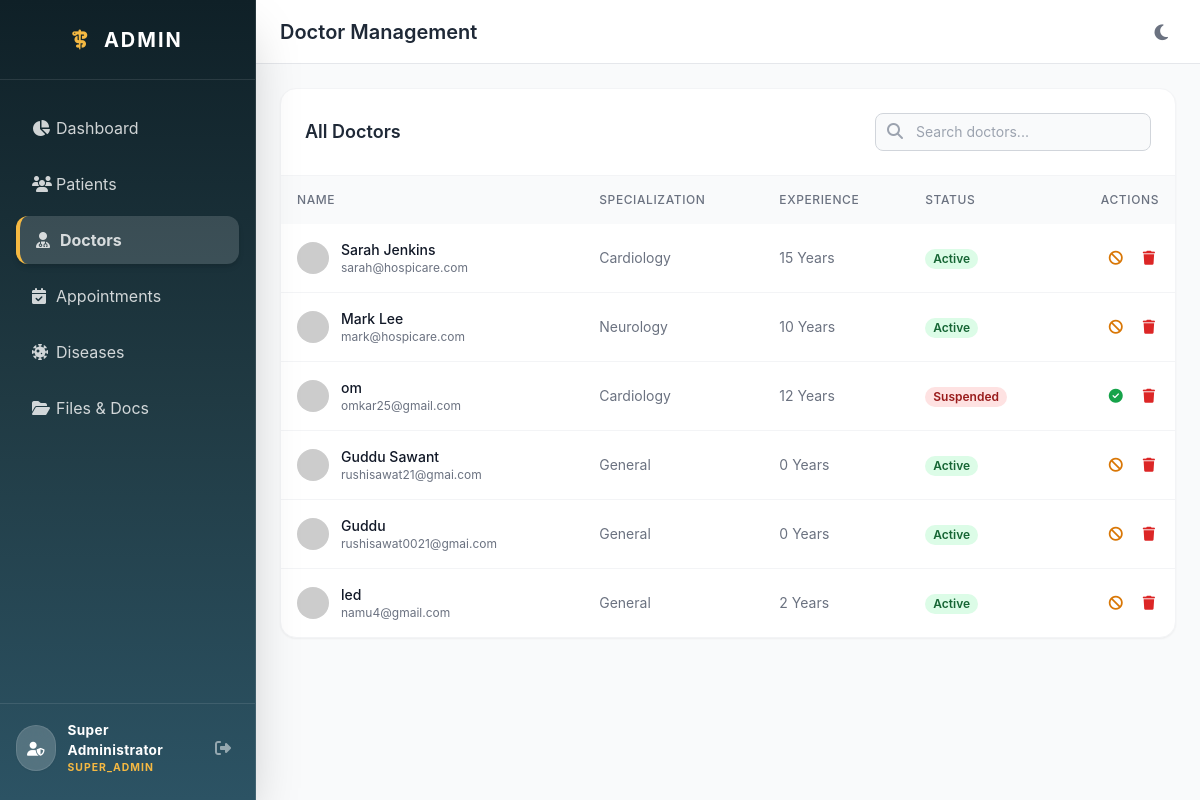
/admin/doctors (signed in), run on the app's committed database.
### app/models.py (models this page shows, shortened)
class Admin(db.Model, UserMixin):
    __tablename__ = 'admins'
    id = db.Column(db.Integer, primary_key=True)
    name = db.Column(db.String(100), nullable=False)
    email = db.Column(db.String(120), unique=True, nullable=False)
    password = db.Column(db.String(200), nullable=False)
    role = db.Column(db.String(50), nullable=False, default='super_admin') # 'super_admin' or 'staff_admin'
    profile_image = db.Column(db.String(255), nullable=True)
    created_at = db.Column(db.DateTime, default=datetime.utcnow)

class Doctor(db.Model):
    __tablename__ = 'doctors'
    id = db.Column(db.Integer, primary_key=True)
    user_id = db.Column(db.Integer, db.ForeignKey('users.id'), nullable=False)
    specialization = db.Column(db.String(100), nullable=False)
    experience = db.Column(db.Integer, default=0)
    availability = db.Column(db.String(500), default='{}') # Can store JSON string of shifts
    approved = db.Column(db.Boolean, default=False)
    profile_image = db.Column(db.String(255), nullable=True)
    age = db.Column(db.Integer, nullable=True)
    gender = db.Column(db.String(20), nullable=True)
    phone = db.Column(db.String(20), nullable=True)
    address = db.Column(db.Text, nullable=True)
    blood_group = db.Column(db.String(10), nullable=True)
    date_of_birth = db.Column(db.Date, nullable=True)
    appointments = db.relationship('Appointment', backref='doctor', lazy=True)
    prescriptions = db.relationship('Prescription', backref='doctor', lazy=True)

class User(db.Model, UserMixin):
    __tablename__ = 'users'
    id = db.Column(db.Integer, primary_key=True)
    name = db.Column(db.String(100), nullable=False)
    email = db.Column(db.String(120), unique=True, nullable=False)
    password = db.Column(db.String(200), nullable=False)
    role = db.Column(db.String(20), nullable=False, default='patient') # 'admin', 'doctor', 'patient'
    profile_picture = db.Column(db.String(255), nullable=True)
    doctor_profile = db.relationship('Doctor', backref='user', uselist=False, cascade="all, delete-orphan")
    patient_profile = db.relationship('Patient', backref='user', uselist=False, cascade="all, delete-orphan")

### app/routes/admin.py (the view)
@admin_bp.route('/doctors')
@login_required
@admin_required
def doctors():
    doctors = Doctor.query.all()
    return render_template('admin/doctors.html', doctors=doctors)

### app/models.py (called while the page is built)
@login_manager.user_loader
def load_user(user_id):
    if user_id.startswith('admin_'):
        return Admin.query.get(int(user_id.split('_')[1]))
    elif user_id.startswith('user_'):
        return User.query.get(int(user_id.split('_')[1]))
    else:
        return User.query.get(int(user_id))

### app/routes/admin.py (called while the page is built)
def admin_required(f):
    @wraps(f)
    def decorated_function(*args, **kwargs):
        if not current_user.is_authenticated or session.get('role') != 'admin':
            flash('Access Denied: You must be an administrator to view this page.', 'danger')
            return redirect(url_for('auth.login'))
        return f(*args, **kwargs)
    return decorated_function

### app/templates/admin/doctors.html
{% extends 'admin/layout.html' %}
{% block header_title %}Doctor Management{% endblock %}
{% block content %}
<div class="bg-white dark:bg-gray-800 rounded-2xl shadow-sm border border-gray-100 dark:border-gray-700 overflow-hidden">
    <div class="p-6 border-b border-gray-100 dark:border-gray-700 flex justify-between items-center">
        <h3 class="text-lg font-semibold text-gray-800 dark:text-white">All Doctors</h3>
        <div class="relative">
            <input type="text" placeholder="Search doctors..." class="pl-10 pr-4 py-2 border border-gray-300 dark:border-gray-600 rounded-lg text-sm focus:outline-none focus:ring-2 focus:ring-blue-500 bg-gray-50 dark:bg-gray-700 text-gray-700 dark:text-gray-300">
            <i class="fa-solid fa-search absolute left-3 top-2.5 text-gray-400"></i>
        </div>
    </div>
    <div class="overflow-x-auto">
        <table class="w-full text-left border-collapse">
            <thead>
                <tr class="bg-gray-50 dark:bg-gray-700/50 text-gray-500 dark:text-gray-400 text-xs uppercase tracking-wider">
                    <th class="p-4 font-medium">Name</th>
                    <th class="p-4 font-medium">Specialization</th>
                    <th class="p-4 font-medium">Experience</th>
                    <th class="p-4 font-medium">Status</th>
                    <th class="p-4 font-medium text-right">Actions</th>
                </tr>
            </thead>
            <tbody class="divide-y divide-gray-100 dark:divide-gray-700">
                {% for doctor in doctors %}
                <tr class="hover:bg-gray-50 dark:hover:bg-gray-700/50 transition-colors">
                    <td class="p-4 text-sm font-medium text-gray-900 dark:text-white flex items-center gap-3">
                        <img src="{{ url_for('auth.serve_upload', filename=doctor.profile_image) if doctor.profile_image else 'https://ui-avatars.com/api/?name='+doctor.user.name }}" class="w-8 h-8 rounded-full object-cover">
                        <div>
                            <p>{{ doctor.user.name }}</p>
                            <p class="text-xs text-gray-500 font-normal">{{ doctor.user.email }}</p>
                        </div>
                    </td>
                    <td class="p-4 text-sm text-gray-500 dark:text-gray-400">{{ doctor.specialization }}</td>
                    <td class="p-4 text-sm text-gray-500 dark:text-gray-400">{{ doctor.experience }} Years</td>
                    <td class="p-4 text-sm">
                        {% if doctor.approved %}
                        <span class="px-2 inline-flex text-xs leading-5 font-semibold rounded-full bg-green-100 text-green-800 dark:bg-green-900 dark:text-green-200">Active</span>
                        {% else %}
                        <span class="px-2 inline-flex text-xs leading-5 font-semibold rounded-full bg-red-100 text-red-800 dark:bg-red-900 dark:text-red-200">Suspended</span>
                        {% endif %}
                    </td>
                    <td class="p-4 text-sm text-right space-x-2">
                        <form action="{{ url_for('admin.approve_doctor', doctor_id=doctor.id) }}" method="POST" class="inline">
                            {% if doctor.approved %}
                            <button type="submit" class="text-amber-600 hover:text-amber-900 dark:text-amber-500 dark:hover:text-amber-400 transition-colors p-1" title="Suspend Doctor">
                                <i class="fa-solid fa-ban"></i>
                            </button>
                            {% else %}
                            <button type="submit" class="text-green-600 hover:text-green-900 dark:text-green-500 dark:hover:text-green-400 transition-colors p-1" title="Activate Doctor">
                                <i class="fa-solid fa-check-circle"></i>
                            </button>
                            {% endif %}
                        </form>
                        <form action="{{ url_for('admin.delete_doctor', doctor_id=doctor.id) }}" method="POST" class="inline" onsubmit="return confirm('Delete this doctor?');">
                            <button type="submit" class="text-red-600 hover:text-red-900 dark:text-red-500 dark:hover:text-red-400 transition-colors p-1" title="Delete">
                                <i class="fa-solid fa-trash"></i>
                            </button>
                        </form>
                    </td>
                </tr>
                {% else %}
                <tr>
                    <td colspan="5" class="p-8 text-center text-gray-500 dark:text-gray-400">No doctors found.</td>
                </tr>
                {% endfor %}
            </tbody>
        </table>
    </div>
</div>
{% endblock %}

### app/templates/admin/layout.html (shortened to what this page needs)
<!DOCTYPE html>
<html lang="en" class="light">
<head>
    <script src="https://cdn.tailwindcss.com"></script>
    <link rel="stylesheet" href="https://cdnjs.cloudflare.com/ajax/libs/font-awesome/6.4.0/css/all.min.css">
</head>
<body class="bg-gray-50 text-gray-900 font-sans antialiased overflow-x-hidden transition-colors duration-200">
    {% if current_user.is_authenticated and current_user.__class__.__name__ == 'Admin' %}
    <div class="flex h-screen bg-gray-50 dark:bg-gray-900">
        <aside class="w-64 bg-gradient-to-b from-primary-dark via-primary to-primary-light border-r border-white/10 flex flex-col transition-colors z-20 shadow-2xl">
            <div class="h-20 flex items-center justify-center border-b border-white/10">
                <h1 class="text-xl font-bold text-white tracking-widest uppercase">
                    <i class="fa-solid fa-staff-snake text-accent mr-2"></i> Admin
                </h1>
            </div>
            <nav class="flex-1 px-4 py-6 space-y-2 overflow-y-auto">
                <a href="{{ url_for('admin.dashboard') }}" class="flex items-center px-4 py-3 text-white/80 hover:bg-white/10 hover:text-white rounded-xl transition-all ">
                    <i class="fa-solid fa-chart-pie w-6"></i> Dashboard
                </a>
                <a href="{{ url_for('admin.patients') }}" class="flex items-center px-4 py-3 text-white/80 hover:bg-white/10 hover:text-white rounded-xl transition-all ">
                    <i class="fa-solid fa-users w-6"></i> Patients
                </a>
                <a href="{{ url_for('admin.doctors') }}" class="flex items-center px-4 py-3 text-white/80 hover:bg-white/10 hover:text-white rounded-xl transition-all {% if request.endpoint == 'admin.doctors' %}bg-white/15 text-white font-bold border-l-4 border-accent shadow-md{% endif %}">
                    <i class="fa-solid fa-user-doctor w-6"></i> Doctors
                </a>
                <a href="{{ url_for('admin.appointments') }}" class="flex items-center px-4 py-3 text-white/80 hover:bg-white/10 hover:text-white rounded-xl transition-all ">
                    <i class="fa-solid fa-calendar-check w-6"></i> Appointments
                </a>
                <a href="{{ url_for('admin.diseases') }}" class="flex items-center px-4 py-3 text-white/80 hover:bg-white/10 hover:text-white rounded-xl transition-all ">
                    <i class="fa-solid fa-virus-covid w-6"></i> Diseases
                </a>
                <a href="{{ url_for('admin.files') }}" class="flex items-center px-4 py-3 text-white/80 hover:bg-white/10 hover:text-white rounded-xl transition-all ">
                    <i class="fa-solid fa-folder-open w-6"></i> Files & Docs
                </a>
            </nav>
            <div class="px-4 py-4 border-t border-white/10 flex justify-between items-center mb-2">
                <div class="flex items-center gap-3">
                    <div class="bg-white/20 text-white p-2.5 rounded-full backdrop-blur-md shadow-sm border border-white/10">
                        <i class="fa-solid fa-user-shield text-sm"></i>
                    </div>
                    <div>
                        <p class="text-[0.85rem] font-bold text-white tracking-wide">{{ current_user.name }}</p>
                        <p class="text-[0.65rem] font-bold text-accent uppercase tracking-widest">{{ current_user.role }}</p>
                    </div>
                </div>
                <a href="{{ url_for('admin.logout') }}" class="text-white/50 hover:text-red-400 transition-colors p-2" title="Logout">
                    <i class="fa-solid fa-right-from-bracket"></i>
                </a>
            </div>
        </aside>
        <div class="flex-1 flex flex-col h-screen overflow-hidden">
            <header class="h-16 bg-white dark:bg-gray-800 border-b border-gray-200 dark:border-gray-700 flex items-center justify-between px-6 z-10">
                <div class="flex items-center">
                    <h2 class="text-xl font-semibold text-gray-800 dark:text-white ml-2 md:ml-0">
                        {% block header_title %}Admin Control Panel{% endblock %}
                    </h2>
                </div>
                <div class="flex items-center space-x-4">
                    <button id="themeToggle" class="text-gray-500 dark:text-yellow-400 hover:text-gray-700 dark:hover:text-yellow-300 p-2 rounded-full hover:bg-gray-100 dark:hover:bg-gray-700 transition">
                        <i class="fa-solid fa-moon text-lg" id="themeIcon"></i>
                    </button>
                </div>
            </header>
            <main class="flex-1 overflow-x-hidden overflow-y-auto bg-gray-50 dark:bg-gray-900 p-6">
                {% block content %}{% endblock %}
            </main>
        </div>
    </div>
    {% else %}
        {% block login_content %}{% endblock %}
    {% endif %}
</body>
</html>

### app/templates/admin/layout.html (style rules this page uses)
aside, main { transition: all 0.3s ease-in-out; }

### data on the page
Admin: name "Super Administrator", role "SUPER_ADMIN"
Doctor: user.name "Sarah Jenkins", user.email "sarah@hospicare.com", specialization "Cardiology", experience "15", approved "Active"
Doctor: user.name "Mark Lee", user.email "mark@hospicare.com", specialization "Neurology", experience "10", approved "Active"
Doctor: user.name "om", user.email "omkar25@gmail.com", specialization "Cardiology", experience "12", approved "Suspended"
Doctor: user.name "Guddu Sawant", user.email "rushisawat21@gmai.com", specialization "General", experience "0", approved "Active"
Doctor: user.name "Guddu", user.email "rushisawat0021@gmai.com", specialization "General", experience "0", approved "Active"
Doctor: user.name "led", user.email "namu4@gmail.com", specialization "General", experience "2", approved "Active"
